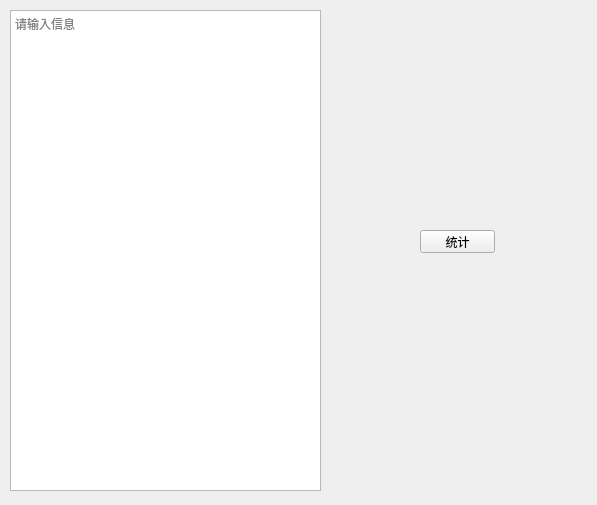
<?xml version="1.0" encoding="UTF-8"?>
<ui version="4.0">
 <class>Form</class>
 <widget class="QWidget" name="Form">
  <property name="geometry">
   <rect>
    <x>0</x>
    <y>0</y>
    <width>597</width>
    <height>505</height>
   </rect>
  </property>
  <property name="windowTitle">
   <string>统计薪资</string>
  </property>
  <widget class="QPlainTextEdit" name="plainTextEdit">
   <property name="geometry">
    <rect>
     <x>10</x>
     <y>10</y>
     <width>311</width>
     <height>481</height>
    </rect>
   </property>
   <property name="placeholderText">
    <string>请输入信息</string>
   </property>
  </widget>
  <widget class="QPushButton" name="pushButton">
   <property name="geometry">
    <rect>
     <x>420</x>
     <y>230</y>
     <width>75</width>
     <height>23</height>
    </rect>
   </property>
   <property name="text">
    <string>统计</string>
   </property>
  </widget>
 </widget>
 <resources/>
 <connections/>
</ui>
